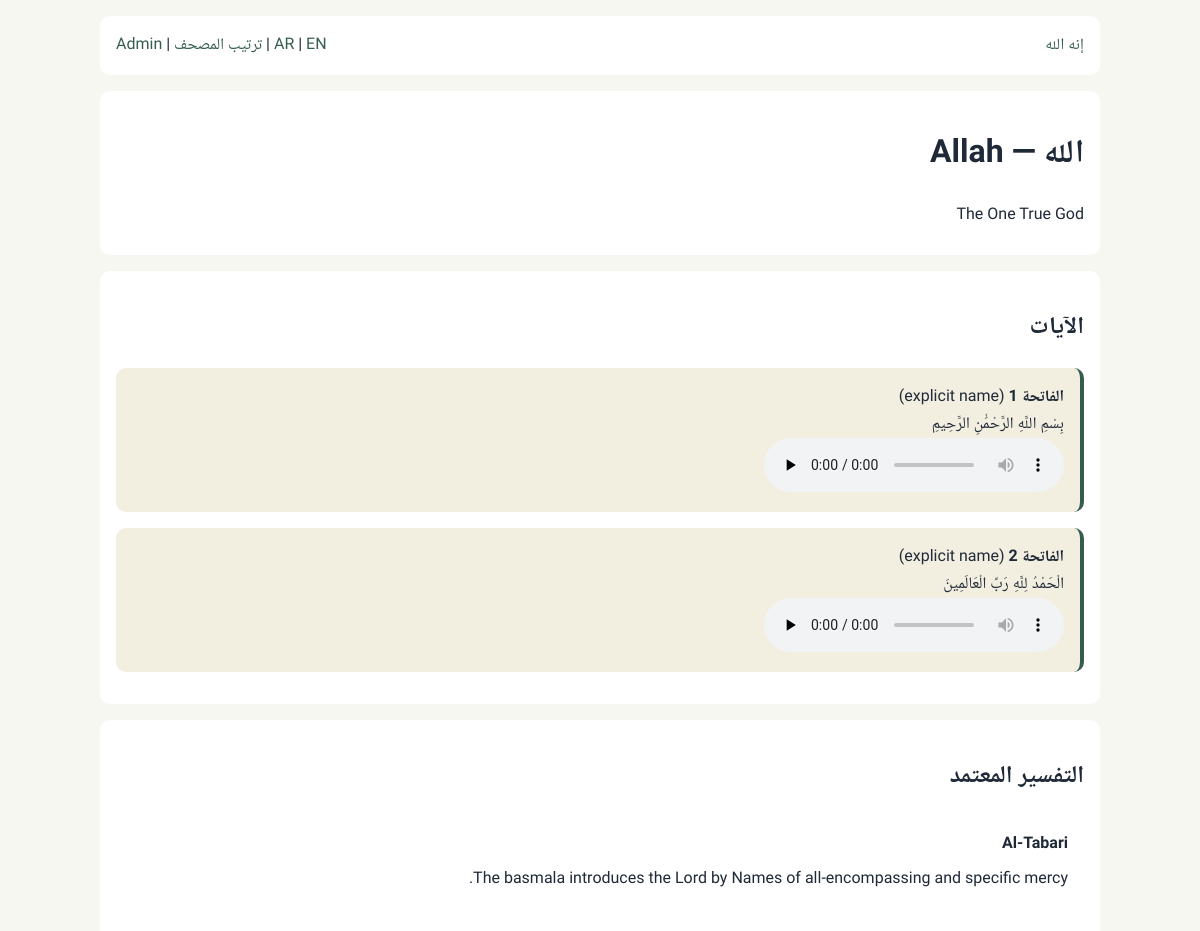
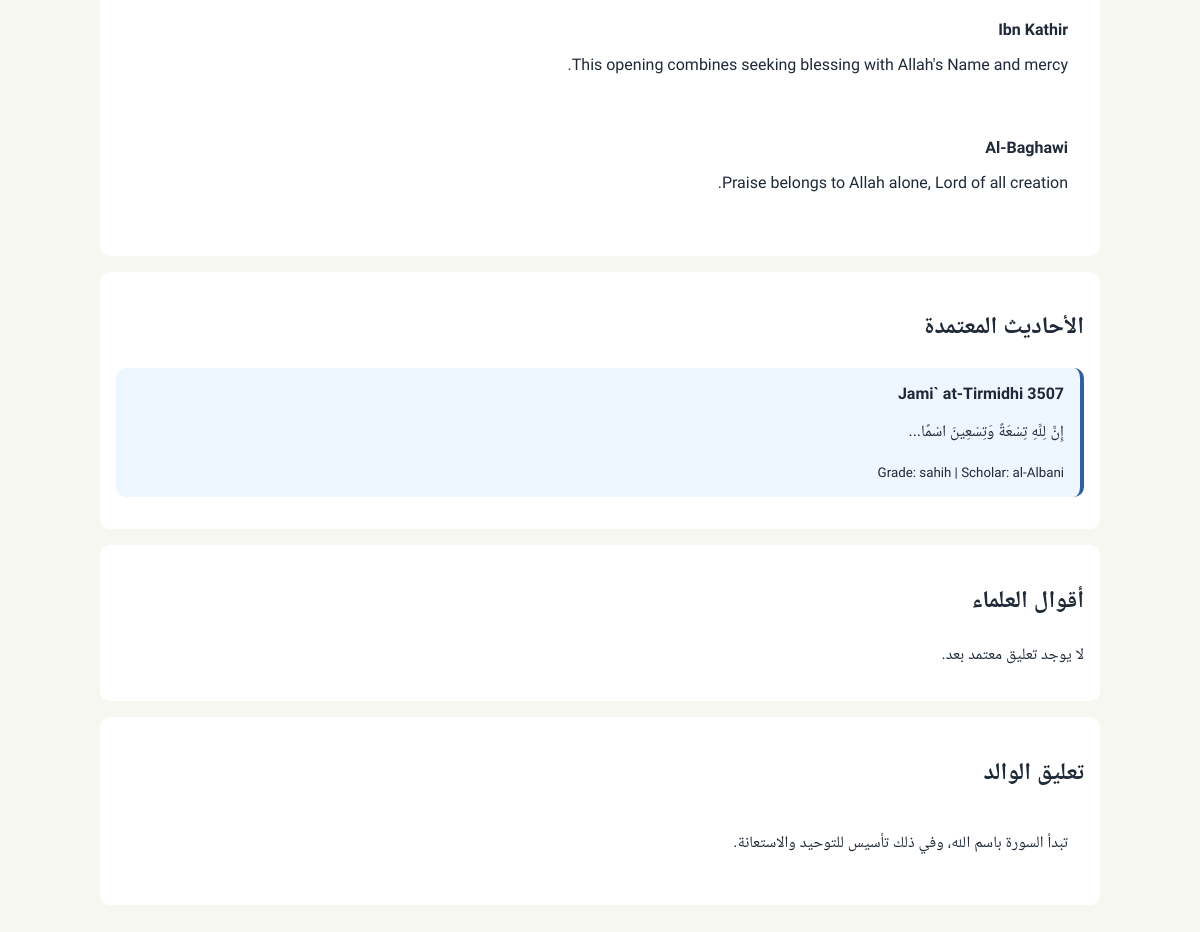
Screenshot of /names/1?lang=ar with the database file from the repository (2 pictures, top to bottom).
### tables this page shows
CREATE TABLE allah_names (
  id INTEGER PRIMARY KEY,
  name_arabic TEXT NOT NULL,
  name_transliteration TEXT,
  meaning TEXT,
  category TEXT,
  source_type TEXT CHECK(source_type IN ('quran', 'sunnah', 'both')) DEFAULT 'both',
  verification_status TEXT CHECK(verification_status IN ('pending', 'approved', 'rejected', 'approved_with_edit')) DEFAULT 'pending',
  reviewer_notes TEXT,
  source_ref TEXT,
  source_url TEXT,
  ingestion_timestamp TEXT NOT NULL DEFAULT CURRENT_TIMESTAMP,
  parser_version TEXT,
  source_hash TEXT
);

CREATE TABLE name_verse_links (
  id INTEGER PRIMARY KEY AUTOINCREMENT,
  name_id INTEGER NOT NULL,
  verse_id INTEGER NOT NULL,
  context_note TEXT,
  verification_status TEXT CHECK(verification_status IN ('pending', 'approved', 'rejected', 'approved_with_edit')) DEFAULT 'pending',
  source_ref TEXT,
  source_url TEXT,
  ingestion_timestamp TEXT NOT NULL DEFAULT CURRENT_TIMESTAMP,
  parser_version TEXT,
  source_hash TEXT,
  UNIQUE(name_id, verse_id, context_note),
  FOREIGN KEY(name_id) REFERENCES allah_names(id),
  FOREIGN KEY(verse_id) REFERENCES quran_verses(id)
);

CREATE TABLE quran_verses (
  id INTEGER PRIMARY KEY AUTOINCREMENT,
  surah_number INTEGER NOT NULL,
  surah_name TEXT NOT NULL,
  ayah_number INTEGER NOT NULL,
  ayah_text TEXT NOT NULL,
  ayah_text_simple TEXT,
  source_ref TEXT,
  source_url TEXT,
  ingestion_timestamp TEXT NOT NULL DEFAULT CURRENT_TIMESTAMP,
  parser_version TEXT,
  source_hash TEXT,
  UNIQUE(surah_number, ayah_number)
);

CREATE TABLE tafsir_entries (
  id INTEGER PRIMARY KEY AUTOINCREMENT,
  verse_id INTEGER NOT NULL,
  scholar_name TEXT NOT NULL,
  source_book TEXT,
  volume TEXT,
  page_number TEXT,
  tafsir_text TEXT NOT NULL,
  data_source TEXT NOT NULL,
  verification_status TEXT CHECK(verification_status IN ('pending', 'approved', 'rejected', 'approved_with_edit')) DEFAULT 'pending',
  reviewer_notes TEXT,
  source_ref TEXT,
  source_url TEXT,
  ingestion_timestamp TEXT NOT NULL DEFAULT CURRENT_TIMESTAMP,
  parser_version TEXT,
  source_hash TEXT,
  UNIQUE(verse_id, scholar_name, source_hash),
  FOREIGN KEY(verse_id) REFERENCES quran_verses(id)
);

CREATE TABLE hadiths (
  id INTEGER PRIMARY KEY AUTOINCREMENT,
  collection TEXT NOT NULL,
  hadith_number TEXT NOT NULL,
  book_chapter TEXT,
  arabic_text TEXT NOT NULL,
  isnad TEXT,
  matn TEXT,
  grade TEXT,
  grading_scholar TEXT,
  takhrij TEXT,
  data_source TEXT NOT NULL,
  verification_status TEXT CHECK(verification_status IN ('pending', 'approved', 'rejected', 'approved_with_edit')) DEFAULT 'pending',
  reviewer_notes TEXT,
  source_ref TEXT,
  source_url TEXT,
  ingestion_timestamp TEXT NOT NULL DEFAULT CURRENT_TIMESTAMP,
  parser_version TEXT,
  source_hash TEXT,
  UNIQUE(collection, hadith_number, source_hash)
);

CREATE TABLE father_narrative (
  id INTEGER PRIMARY KEY AUTOINCREMENT,
  name_id INTEGER,
  verse_id INTEGER,
  narrative_text TEXT NOT NULL,
  status TEXT CHECK(status IN ('draft', 'final')) DEFAULT 'draft',
  created_date TEXT NOT NULL DEFAULT CURRENT_TIMESTAMP,
  updated_date TEXT NOT NULL DEFAULT CURRENT_TIMESTAMP,
  FOREIGN KEY(name_id) REFERENCES allah_names(id),
  FOREIGN KEY(verse_id) REFERENCES quran_verses(id)
);

### innahu_allah/web/app.py (the view)
@app.get("/names/{name_id}", response_class=HTMLResponse)
def name_page(request: Request, name_id: int, lang: str = "ar"):
    row = _fetch_one_name(name_id)
    if not row:
        raise HTTPException(404, "Name not found")
    name, verses = row
    with get_conn() as conn:
        verse_ids = [v["id"] for v in verses]
        tafsir = conn.execute(
            f"SELECT * FROM tafsir_entries WHERE verse_id IN ({','.join('?' * len(verse_ids))}) AND verification_status = 'approved'"
            if verse_ids
            else "SELECT * FROM tafsir_entries WHERE 1=0",
            tuple(verse_ids),
        ).fetchall()
        hadith = conn.execute(
            """
            SELECT h.*
            FROM hadiths h
            JOIN name_hadith_links nhl ON nhl.hadith_id = h.id
            WHERE nhl.name_id = ? AND h.verification_status = 'approved'
            ORDER BY h.id
            """,
            (name_id,),
        ).fetchall()
        commentary = conn.execute(
            """
            SELECT * FROM scholarly_commentary
            WHERE name_id = ? AND verification_status = 'approved'
            ORDER BY id
            """,
            (name_id,),
        ).fetchall()
        narratives = conn.execute(
            """
            SELECT * FROM father_narrative
            WHERE name_id = ? AND status = 'final'
            ORDER BY id
            """,
            (name_id,),
        ).fetchall()
    return templates.TemplateResponse(
        request,
        "name.html",
        {
            "name": name,
            "verses": verses,
            "tafsir": tafsir,
            "hadith": hadith,
            "commentary": commentary,
            "narratives": narratives,
            "lang": lang,
        },
    )

### innahu_allah/web/templates/name.html
{% extends "base.html" %}
{% block content %}
<div class="card">
  <h1>{{ name.name_arabic }} — {{ name.name_transliteration }}</h1>
  <p>{{ name.meaning }}</p>
</div>
<div class="card">
  <h2>{{ "الآيات" if lang == 'ar' else "Verses" }}</h2>
  {% for v in verses %}
    <div class="quran-card card">
      <div><strong>{{ v.surah_name }} {{ v.ayah_number }}</strong> ({{ v.context_note }})</div>
      <div>{{ v.ayah_text }}</div>
      <audio controls preload="none">
        <source src="#" type="audio/mpeg">
      </audio>
    </div>
  {% endfor %}
</div>
<div class="card">
  <h2>{{ "التفسير المعتمد" if lang == 'ar' else "Approved Tafsir" }}</h2>
  {% if tafsir %}
    {% for t in tafsir %}
      <div class="card">
        <strong>{{ t.scholar_name }}</strong>
        <p>{{ t.tafsir_text }}</p>
      </div>
    {% endfor %}
  {% else %}
    <p>{{ "لا يوجد تفسير معتمد بعد." if lang == 'ar' else "No approved tafsir yet." }}</p>
  {% endif %}
</div>
<div class="card">
  <h2>{{ "الأحاديث المعتمدة" if lang == 'ar' else "Approved Hadith" }}</h2>
  {% if hadith %}
    {% for h in hadith %}
      <div class="hadith-card card">
        <div><strong>{{ h.collection }} {{ h.hadith_number }}</strong></div>
        <p>{{ h.arabic_text }}</p>
        <small>Grade: {{ h.grade }} | Scholar: {{ h.grading_scholar }}</small>
      </div>
    {% endfor %}
  {% else %}
    <p>{{ "لا يوجد حديث معتمد بعد." if lang == 'ar' else "No approved hadith yet." }}</p>
  {% endif %}
</div>
<div class="card">
  <h2>{{ "أقوال العلماء" if lang == 'ar' else "Scholarly Commentary" }}</h2>
  {% if commentary %}
    {% for c in commentary %}
      <div class="card"><strong>{{ c.scholar_name }}</strong> — {{ c.commentary_text }}</div>
    {% endfor %}
  {% else %}
    <p>{{ "لا يوجد تعليق معتمد بعد." if lang == 'ar' else "No approved commentary yet." }}</p>
  {% endif %}
</div>
<div class="card">
  <h2>{{ "تعليق الوالد" if lang == 'ar' else "Father Narrative" }}</h2>
  {% if narratives %}
    {% for n in narratives %}
      <div class="card">{{ n.narrative_text }}</div>
    {% endfor %}
  {% else %}
    <p>{{ "لا يوجد تعليق نهائي بعد." if lang == 'ar' else "No final narrative yet." }}</p>
  {% endif %}
</div>
{% endblock %}

### innahu_allah/web/templates/base.html (shortened to what this page needs)
<!doctype html>
<html lang="{{ 'ar' if lang == 'ar' else 'en' }}" dir="{{ 'rtl' if lang == 'ar' else 'ltr' }}">
<head>
  <link rel="stylesheet" href="/static/styles.css">
</head>
<body dir="{{ 'rtl' if lang == 'ar' else 'ltr' }}">
  <div class="container">
    <div class="topbar card">
      <a href="/">{{ "إنه الله" if lang == 'ar' else "Innahu Allah" }}</a>
      <div>
        <a href="/?lang=ar">AR</a> | <a href="/?lang=en">EN</a> |
        <a href="/mushaf?lang={{ lang }}">{{ "ترتيب المصحف" if lang == 'ar' else "Mushaf Order" }}</a> |
        <a href="/admin">Admin</a>
      </div>
    </div>
    {% block content %}{% endblock %}
  </div>
</body>
</html>

### innahu_allah/web/static/styles.css (style rules this page uses)
:root { --bg: #f7f7f1; --text: #1f2937; --card: #ffffff; --accent: #365c4f; --quran: #f3efe0; --hadith: #eef6ff; }
body { margin: 0; background: var(--bg); color: var(--text); font-family: Inter, system-ui, sans-serif; }
body[dir="rtl"] { font-family: Tajawal, "Noto Naskh Arabic", sans-serif; }
.container { max-width: 1000px; margin: 0 auto; padding: 1rem; }
.card { background: var(--card); border-radius: 10px; padding: 1rem; margin-bottom: 1rem; }
.quran-card { background: var(--quran); border-right: 4px solid var(--accent); }
.hadith-card { background: var(--hadith); border-right: 4px solid #325f9e; }
a { color: var(--accent); text-decoration: none; }
.topbar { display: flex; justify-content: space-between; gap: 1rem; align-items: center; flex-wrap: wrap; }

### rows the page displays
allah_names: name_arabic "الله", name_transliteration "Allah", meaning "The One True God"
name_verse_links: surah_name "الفاتحة", ayah_number "1", context_note "explicit name", ayah_text "بِسْمِ اللَّهِ الرَّحْمَٰنِ الرَّحِيمِ"
name_verse_links: surah_name "الفاتحة", ayah_number "2", context_note "explicit name", ayah_text "الْحَمْدُ لِلَّهِ رَبِّ الْعَالَمِينَ"
tafsir_entries: scholar_name "Al-Tabari", tafsir_text "The basmala introduces the Lord by Names of all-encompassing and specific mercy."
tafsir_entries: scholar_name "Ibn Kathir", tafsir_text "This opening combines seeking blessing with Allah's Name and mercy."
tafsir_entries: scholar_name "Al-Baghawi", tafsir_text "Praise belongs to Allah alone, Lord of all creation."
hadiths: collection "Jami` at-Tirmidhi", hadith_number "3507", arabic_text "إِنَّ لِلَّهِ تِسْعَةً وَتِسْعِينَ اسْمًا...", grade "sahih", grading_scholar "al-Albani"
father_narrative: narrative_text "تبدأ السورة باسم الله، وفي ذلك تأسيس للتوحيد والاستعانة."

### other values shown
{{ "إنه الله" if lang == 'ar' else "Innahu Allah" }} "إنه الله"
{{ "ترتيب المصحف" if lang == 'ar' else "Mushaf Order" }} "ترتيب المصحف"
{{ "الآيات" if lang == 'ar' else "Verses" }} "الآيات"
{{ "التفسير المعتمد" if lang == 'ar' else "Approved Tafsir" }} "التفسير المعتمد"
{{ "الأحاديث المعتمدة" if lang == 'ar' else "Approved Hadith" }} "الأحاديث المعتمدة"
{{ "أقوال العلماء" if lang == 'ar' else "Scholarly Commentary" }} "أقوال العلماء"
{{ "تعليق الوالد" if lang == 'ar' else "Father Narrative" }} "تعليق الوالد"
